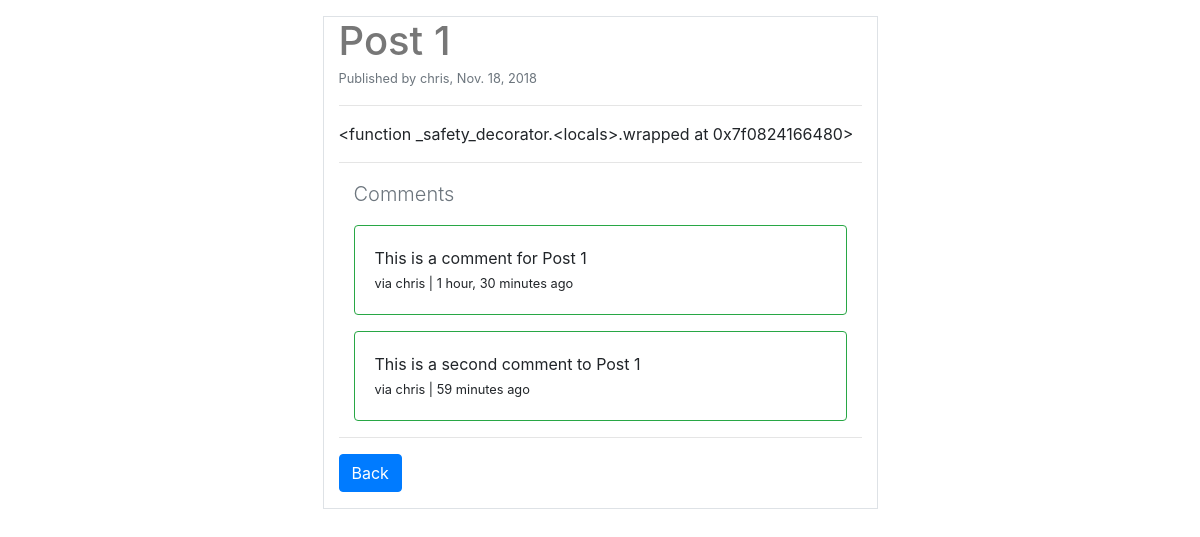
Page /posts/post-1/ on the committed database.
### posts/models.py (models this page shows, shortened)
class Post(models.Model):
    user = models.ForeignKey(settings.AUTH_USER_MODEL, default=1)
    title = models.CharField(max_length=120)
    content = models.TextField()
    slug = models.SlugField(unique=True)
    image = models.ImageField(upload_to=upload_location,
                              null=True,
                              blank=True,
                              width_field="width_field",
                              height_field="height_field")
    height_field = models.IntegerField(default=0)
    width_field = models.IntegerField(default=0)
    draft = models.BooleanField(default=False)
    publish = models.DateField(auto_now=False, auto_now_add=False)
    updated = models.DateTimeField(auto_now=True, auto_now_add=False)
    timestamp = models.DateTimeField(auto_now=False, auto_now_add=True)
    objects = PostManager()
    """Return the content as markdown"""
    def get_markdown(self):
        content = self.content
        markdown_text = markdown(content)
        return mark_safe(markdown_text)
    class Meta:
        ordering = ["-timestamp", "-updated"]

### comments/models.py (models this page shows, shortened)
class Comment(models.Model):
    user = models.ForeignKey(settings.AUTH_USER_MODEL, default=1)
    content_type = models.ForeignKey(ContentType, on_delete=models.CASCADE)
    object_id = models.PositiveIntegerField()
    content_object = GenericForeignKey('content_type', 'object_id')
    content = models.TextField()
    timestamp = models.DateTimeField(auto_now_add=True)

### posts/views.py (the view)
# urls.py: url(r'^(?P<post_slug>[\w-]+)/$', post_detail, name='detail'),
def post_detail(request, post_slug=None):
    today = timezone.now().date()
    instance = get_object_or_404(Post, slug=post_slug)
    if not request.user.is_staff or not request.user.is_superuser:
        if instance.draft or instance.publish > today:
            raise Http404
    content_type = ContentType.objects.get_for_model(Post)
    obj_id = instance.id
    comments = Comment.objects.filter(content_type=content_type, object_id=obj_id)
    context = {
        'title': instance.title,
        'instance': instance,
        'today': today,
        'comments': comments,
    }
    return render(request, 'post_detail.html', context)

### posts/templatetags/urlify.py (called while the page is built)
@register.filter
def urlify(value):
    return quote_plus(value)

### templates/post_detail.html (shortened to what this page needs)
{% extends "base.html" %}
{% load urlify %}
{% block content %}
<div class='col-lg-6 mx-auto border mt-3 pb-3'>
    <h1 class='mb-0'>{{ title }} {% if instance.draft %}<small style="color:red">Draft</small>{% endif %}</h1>
    {% if instance.user.get_full_name %}
    <small class='text-muted'>
        Published by {{ instance.user.get_full_name }},
        {% if instance.publish > today %}
            <span style='color:red'>For staff only</span>
        {% endif %}
        {{ instance.publish }}
    </small>
    {% elif instance.user %}
    <small class='text-muted'>
        Published by {{ instance.user }},
        {{ instance.publish }}
    </small>
    {% endif %}
    <hr/>
    <div class='row'>
        <div class='col-sm-12 post-detail-item'>
            {{ instance.get_markdown }}
        </div>
    </div>
    <hr/>
    <div class='col-sm-12'>
        <p class='lead text-muted'>Comments</p>
        {% for comment in comments %}
        <div class='card rounded border-success mb-3'>
            <div class='card-body'>
            {{comment.content}}<br/>
            <small>via {{comment.user.username}} | {{comment.timestamp|timesince}} ago</small>
            </div>
        </div>
        {% endfor %}
    </div>
        <hr/>
        <a href="/posts" class="btn btn-primary">Back</a>
</div>
{% endblock content %}

### templates/base.html (shortened to what this page needs)
{% load staticfiles %}
<!DOCTYPE html>
<html lang="en">
<head>
    <link rel="stylesheet" href="https://stackpath.bootstrapcdn.com/bootstrap/4.1.3/css/bootstrap.min.css"
>
    <link href="https://stackpath.bootstrapcdn.com/font-awesome/4.7.0/css/font-awesome.min.css" rel="stylesheet">
    <link rel="stylesheet" href="{% static 'css/base.css' %}" />
</head>
<body>
    <div class='container'>
        {% block content %}
        {% endblock content %}
    </div>
</body>
</html>

### static/css/base.css (style rules this page uses)
h1 { color: #777777; }

### rows in the picture
Post: title "Post 1", user "chris", publish "Nov. 18, 2018", get_markdown "<function _safety_decorator.<locals>.wrapped at 0x7f0824166480>"
Comment: content "This is a comment for Post 1", user.username "chris", timestamp "1 hour, 30 minutes"
Comment: content "This is a second comment to Post 1", user.username "chris", timestamp "59 minutes"
